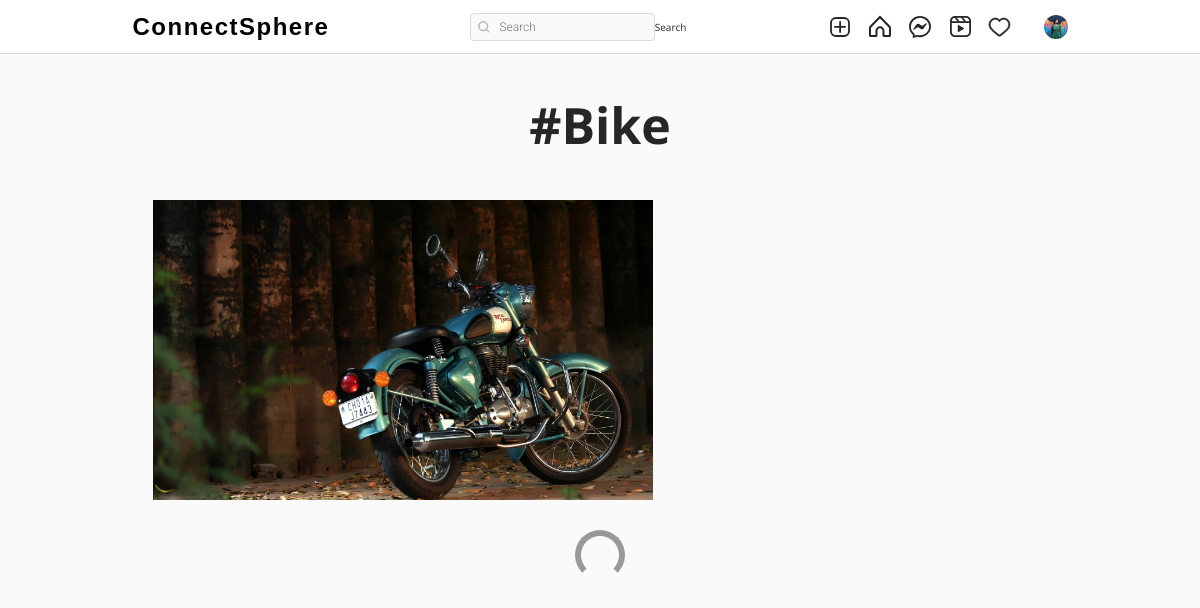
The page /tag/2bb9cfbd-bc44-11ef-93ae-544810ca167f (signed in) on the database its author committed.
### authy/models.py (models this page shows, shortened)
class Profile(models.Model):
    user = models.OneToOneField(User, related_name='profile', on_delete=models.CASCADE)
    image = models.ImageField(upload_to="profile_pciture", null=True, default="default.jpg")
    first_name = models.CharField(max_length=200, null=True, blank=True)
    last_name = models.CharField(max_length=200, null=True, blank=True)
    bio = models.CharField(max_length=200, null=True, blank=True)
    location = models.CharField(max_length=200, null=True, blank=True)
    url = models.URLField(max_length=200, null=True, blank=True)
    favourite = models.ManyToManyField(Post, blank=True)

### post/models.py (models this page shows, shortened)
class Tag(models.Model):
    title = models.CharField(max_length=75, verbose_name='Tag')
    slug = models.SlugField(null=False, unique=True, default=uuid.uuid1)
    class Meta:
        verbose_name = 'Tag'
        verbose_name_plural = 'Tags'

class Post(models.Model):
    id = models.UUIDField(primary_key=True, default=uuid.uuid4, editable=False)
    picture = models.ImageField(upload_to=user_directory_path, verbose_name="Picture")
    caption = models.CharField(max_length=10000, verbose_name="Caption")
    posted = models.DateField(auto_now_add=True)
    tags = models.ManyToManyField(Tag, related_name="tags")
    user = models.ForeignKey(User, on_delete=models.CASCADE)
    likes = models.IntegerField(default=0)
    def get_absolute_url(self):
        return reverse("post-details", args=[str(self.id)])

### post/views.py (the view)
# urls.py: path('tag/<slug:tag_slug>', Tags, name='tags'),
@login_required
def Tags(request, tag_slug):
    tag = get_object_or_404(Tag, slug=tag_slug)
    posts = Post.objects.filter(tags=tag).order_by('-posted')
    context = {
        'posts': posts,
        'tag': tag
    }
    return render(request, 'tag.html', context)

### templates/tag.html (shortened to what this page needs)
{% extends 'base.html' %}
{% load static %}
{% load crispy_forms_tags %}
{% block content %}
<!DOCTYPE html>
<html lang="en">
<head>
    <link rel="stylesheet" href="{% static 'assets3/css/reset.css' %}">
    <link rel="stylesheet" href="{% static 'assets3/css/styles.css' %}">
    <link rel="stylesheet" href="https://use.fontawesome.com/releases/v5.2.0/css/all.css">
</head>
<body>
    <header>
        <div>
         <h1 style="font-size: 50px; margin-top: 100px; text-align:center; font-weight: bold; margin-bottom: 50px;">#{{tag.title|title}}</h1>
        </div>
    </header>
    <main>
        <div class="container">
            <div class="gallery">
                {% for post in posts %}
                <a href="{{post.get_absolute_url}}"><div class="gallery-item" tabindex="0">
                    <img src="{{ post.picture.url }}" class="gallery-image" alt="" style="width: 500px; height: 300px; object-fit: cover;">
                </div></a>
                {% endfor %}
            </div>
            <div class="loader"></div>
        </div>
    </main>
{% endblock content %}

### templates/base.html (shortened to what this page needs)
{% load static %}
<!DOCTYPE html>
<html lang="en">
<head>
    <link rel="stylesheet" href="https://cdn.jsdelivr.net/npm/bootstrap-icons@1.8.1/font/bootstrap-icons.css">
    <link href="https://cdn.jsdelivr.net/npm/bootstrap@5.1.3/dist/css/bootstrap.min.css" rel="stylesheet">
    <link rel="stylesheet" type="text/css" href="{% static 'assets1/style.css' %}">
</head>
<body>
    <header class="header">
        <nav class="header__content">
            <div class="header__buttons">
                <a href="{% url 'index' %}" class="header__logo">ConnectSphere</a>
            </div>
            <form action="{% url 'search-users' %}" method="GET">
                <div class="header__search">
                    <input type="text" placeholder="Search" name="q" value="{{ request.GET.q }}">
                    <button class="btn btn-primary" type="submit">Search</button>
                </div>
            </form>
            <div class="header__buttons header__buttons--desktop">
                <a href="{% url 'newpost' %}"></a>
                <a href="{% url 'index' %}">
                </a>
                <a href="{% url 'message' %}">
                </a>
                <a href="#">
                </a>
                <span>
                    <a href="{% url 'show-notification' %}">
                    </a>
                </span>
                <a href="">
                    <button class="profile-button">
                        <a href="{% url 'profile' request.user %}">
                            <div class="profile-button__picture">
                                <img src="{{request.user.profile.image.url}}" alt="User Picture">
                            </div>
                        </a>
                    </button>
                </a>
            </div>
        </nav>
    </header>
    {% block content %}
    {% endblock content %}
</body>
</html>

### static/assets1/style.css (style rules this page uses)
*, *::after, *::before { box-sizing: border-box; margin: 0; padding: 0; }
*, button, input, select, textarea { font-family: 'Roboto', sans-serif; }
:root { --primary: hsl(0, 0%, 100%); --secondary: hsl(0, 0%, 98%); --border: hsl(0, 0%, 86%); --story-border: hsl(0, 0%, 78%); --img-border: hsla(0, 0%, 0%, 0.1); --text-dark: hsl(0, 0%, 15%); --text-light: hsl(0, 0%, 60%); --like: hsl(355, 82%, 61%); --link: hsl(204, 100%, 48%); --header-height: 44px; --nav-height: 44px; }
body { min-height: 100vh; display: flex; flex-direction: column; overflow-y: auto; }
svg { display: block; }
img { max-width: 100%; }
.header { width: 100%; height: var(--header-height); background-color: var(--primary); display: flex; justify-content: center; position: fixed; top: 0; left: 0; z-index: 2; }
.header::after { content: ''; position: absolute; bottom: 0; width: 100%; height: 1px; background-color: var(--border); }
.header__content { width: 100%; max-width: 975px; padding: 0 14px; display: flex; justify-content: space-between; align-items: center; }
.header__search { width: 216px; height: 28px; display: none; align-items: center; position: relative; }
.header__search svg { width: 12px; height: 12px; position: absolute; left: 8px; }
.header__search input { width: 100%; height: 100%; background-color: var(--secondary); padding: 4px 10px 4px 28px; border: 1px solid var(--border); border-radius: 4px; outline: none; font-size: 12px; font-weight: 300; text-decoration: none; color: var(--text-light); text-overflow: ellipsis; overflow: hidden; white-space: nowrap; }
.header__buttons { display: flex; align-items: center; gap: 16px; }
.profile-button { background-color: transparent; border: none; outline: none; cursor: pointer; position: relative; }
.profile-button__picture { width: 24px; height: 24px; border-radius: 50%; overflow: hidden; position: relative; }
.profile-button__picture::after { content: ''; position: absolute; top: 0; bottom: 0; left: 0; right: 0; border: 1px solid var(--img-border); border-radius: 50%; }
@media (min-width: 768px) { :root { --header-height: 54px; --nav-height: 0px; } }
@media (min-width: 768px) { .header__content { padding: 0 20px; } }
@media (min-width: 768px) { .header__search { display: flex; } }

### static/assets3/css/styles.css (style rules this page uses)
:root { font-size: 10px; }
*, *::before, *::after { box-sizing: border-box; }
body { font-family: "Open Sans", Arial, sans-serif; min-height: 100vh; background-color: #fafafa; color: #262626; padding-bottom: 3rem; }
img { display: block; }
.container { max-width: 93.5rem; margin: 0 auto; padding: 0 2rem; }
.btn { display: inline-block; font: inherit; background: none; border: none; color: inherit; padding: 0; cursor: pointer; }
.gallery { display: flex; flex-wrap: wrap; margin: -1rem -1rem; padding-bottom: 3rem; }
.gallery-item { position: relative; flex: 1 0 22rem; margin: 1rem; color: #fff; cursor: pointer; }
.gallery-image { width: 100%; height: 100%; object-fit: cover; }
.loader { width: 5rem; height: 5rem; border: 0.6rem solid #999; border-bottom-color: transparent; border-radius: 50%; margin: 0 auto; animation: loader 500ms linear infinite; }

### templates/base.html (style rules this page uses)
.header__logo { font-family: 'Arial', sans-serif; font-size: 24px; font-weight: bold; color: black; text-decoration: none; letter-spacing: 1.5px; }

### rows shown on the page
Tag: title "Bike"
Post: picture (picture)
